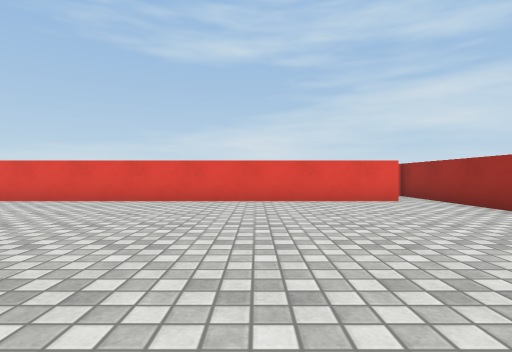
view 1 (above)

16 first-person views from a walk through a scene from a Unity 3-D project. The camera is 0.62 m above the floor, looks level and sees 80° across. The floor is counted in squares, 1 m on a side. Each view is taken from the middle of a square. On the plan, view 1 faces up. The plan holds only what a view shows up to about 9 squares ahead; the rest is blank. Surface patterns are stand-ins for the level's own textures.

view 2
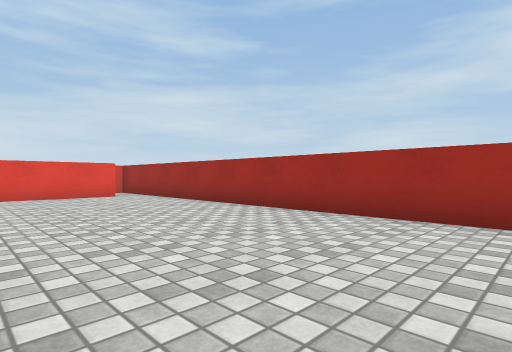

view 3
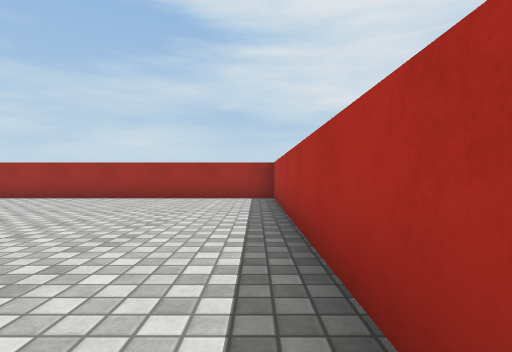

view 4
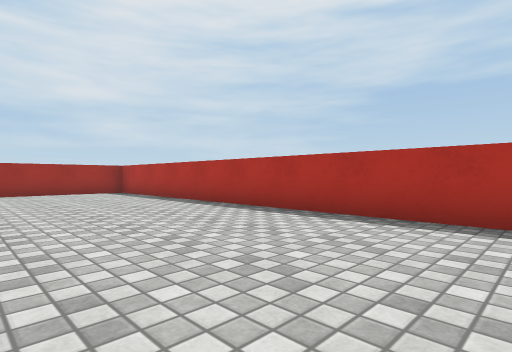

view 5
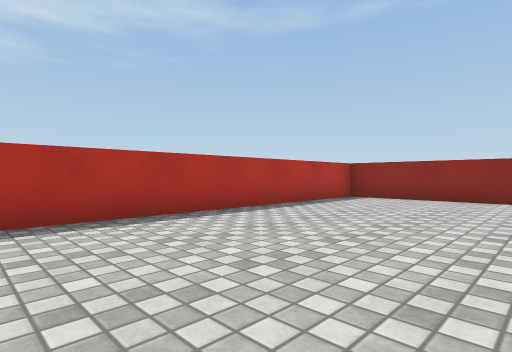

view 6
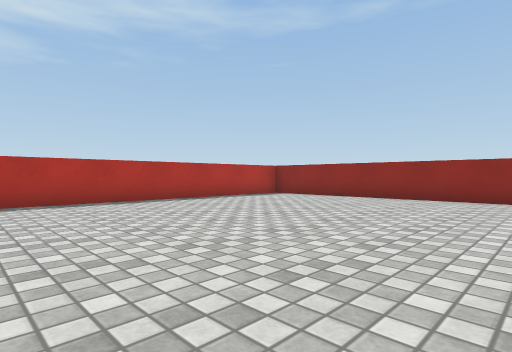

view 7
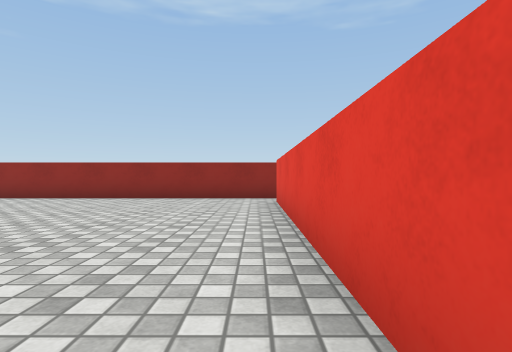

view 8
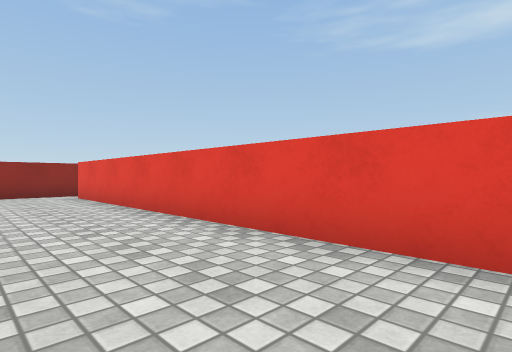

view 9
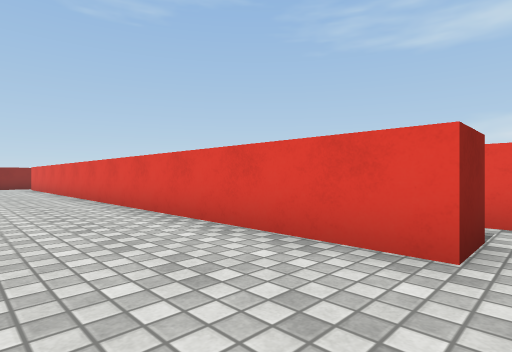

view 10
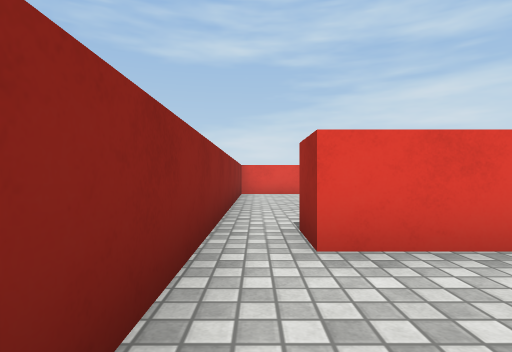

view 11
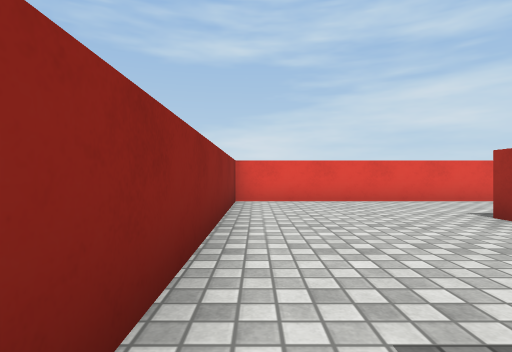

view 12
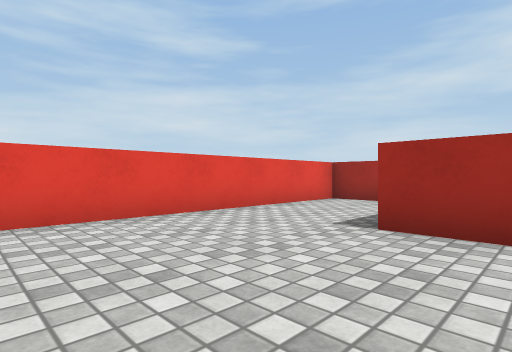

view 13
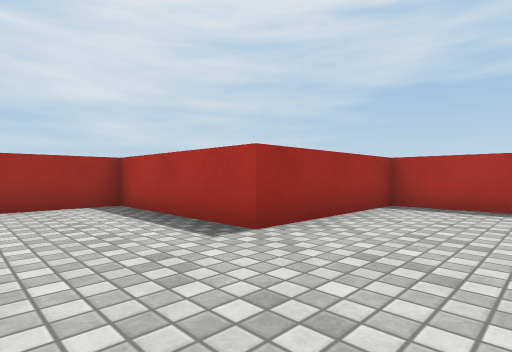

view 14
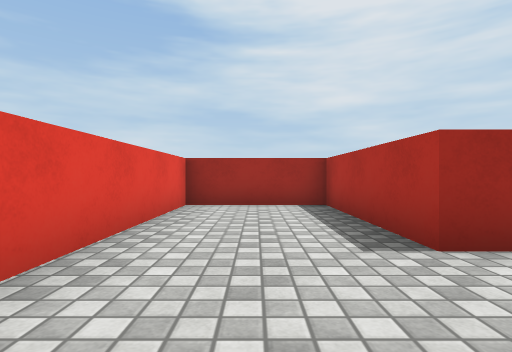

view 15
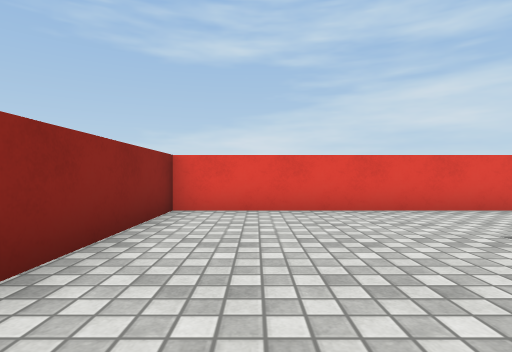

view 16
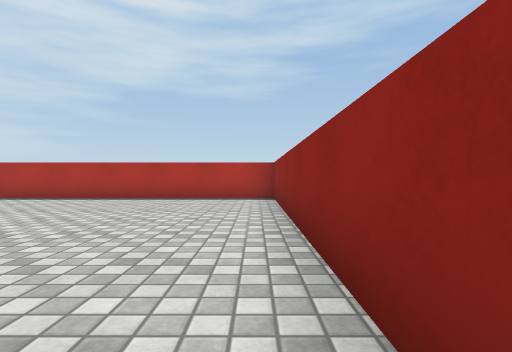

### Floor plan
Points are (right, up) in squares from view 1. A wall is a line through its corners. A room is listed if a view was taken in it or the views show most of it. See-through windows are left out.
Room 1 (views 1, 2, 3, 4, 5, 6, 7, 8, 9, 10, 11, 16)
walls: (-13.5, 8.5) (-13.5, -2.5) (4.5, -2.5) (4.5, 9); (3.5, 8.5) (3.5, 7.5) (-12.5, 7.5) (-12.5, 8.5)
ways out: opening at (-13, 8) to room 2; opening at (4, 8)
Room 2 (views 12, 13, 14, 15)
walls: (-11.5, 8.5) (-9.5, 8.5) (-9.5, 12.5) (-5.5, 12.5) (-5.5, 15.5) (-13.5, 15.5) (-13.5, 8.5)
ways out: opening at (-13, 8) to room 1

Positions as (right, up) in squares from view 1, and headings:
1: (0, 0), facing up
2: (0, -2), facing up-right
3: (-4, -2), facing right
4: (-7, 2), facing down-right
5: (-5, 2), facing down-left
6: (-5, 5), facing down-left
7: (-5, 7), facing left
8: (-3, 5), facing up-left
9: (4, 5), facing up-left
10: (-13, 5), facing up
11: (-13, 8), facing up
12: (-13, 11), facing up-right
13: (-12, 15), facing down-right
14: (-12, 14), facing right
15: (-12, 10), facing up
16: (-13, 6), facing down
